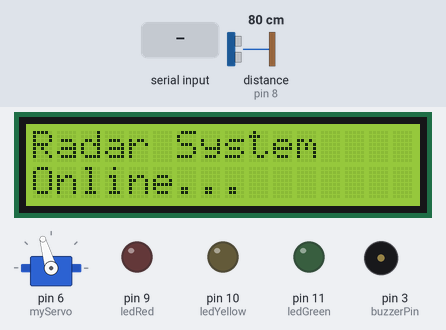
The sketch below on a simulated Arduino Uno, built with avr-gcc and run on an emulated ATmega328P. Parts: servo, 16×2 character LCD, output pins drawn as LEDs (lit = HIGH), buzzer (waves = sounding, pin HIGH). Wiring (inferred from the names in the program): ultrasonic range finder: trigger pin 7; echo pin 8. The inputs (shaded band) are chosen by the test bench; at power-on: distance to the obstacle (sensor on pin 8) 80 cm. The echo pulse lasts 58.3 µs per cm; pins used as bus, display or sensor lines are not drawn; what the sketch prints to the serial monitor is not drawn.

Above: at 1.2 s.
1.3 s: "30,150\n" received over Serial
At 2.2 s:
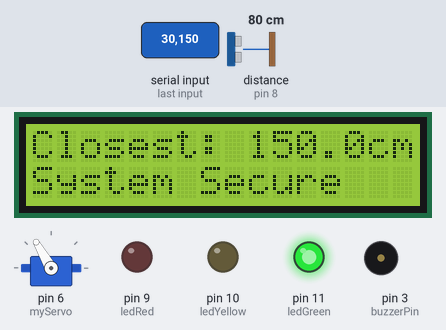
4.2 s: "90\n" received over Serial
At 5.0 s:
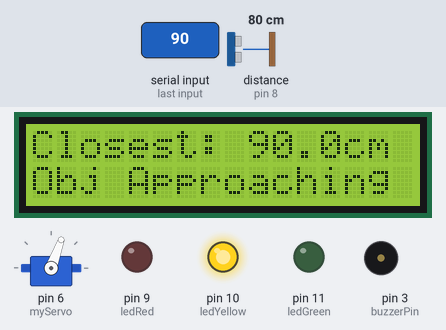
7.2 s: distance to the obstacle (sensor on pin 8) set to 18 cm
10.2 s: "90,45\n" received over Serial
At 11.1 s:
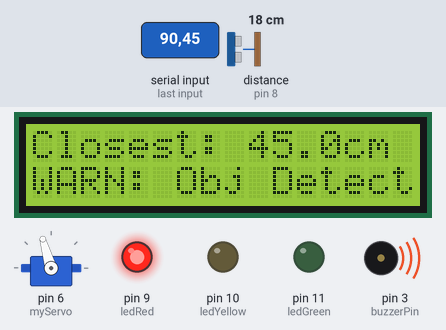
13.2 s: "5\n" received over Serial
At 14.44 s:
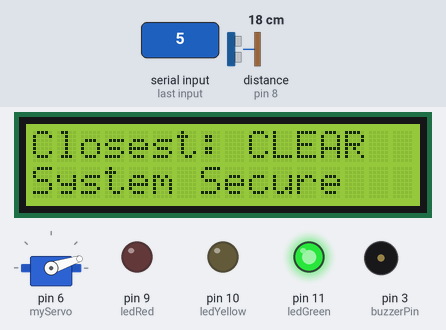
14.7 s: "90,45\n" received over Serial
At 15.6 s:
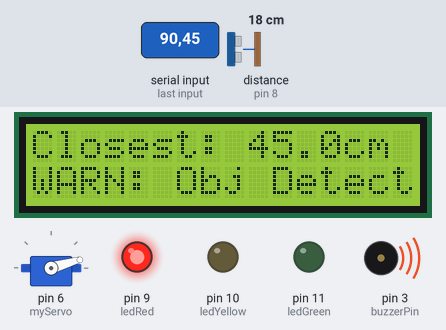
Timing chart, 0 to 17.2 s (numbered marks = the images above; inputs shaded):
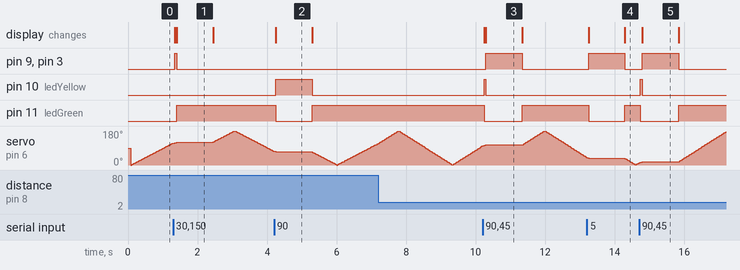

Measured:
- after the input at 1.3 s, pin 9 (ledRed), pin 3 (buzzerPin): LOW → HIGH at once, → LOW 0.05 s later; pin 11 (ledGreen): LOW → HIGH after 0.10 s; the display: first changes at once (image 1 shows a later state)
- after the input at 4.2 s, pin 10 (ledYellow): LOW → HIGH after 0.05 s, → LOW 1.1 s later; pin 11 (ledGreen): HIGH → LOW after 0.05 s, → HIGH 1.1 s later; the display: changes after 0.05 s (image 2)
- after the input at 10.2 s, pin 9 (ledRed), pin 3 (buzzerPin): LOW → HIGH after 0.10 s, → LOW 1.0 s later; pin 10 (ledYellow): LOW → HIGH after 0.05 s, → LOW 0.05 s later; pin 11 (ledGreen): HIGH → LOW after 0.05 s, → HIGH 1.1 s later; the display: first changes after 0.05 s (image 3 shows a later state)
- after the input at 13.2 s, pin 9 (ledRed), pin 3 (buzzerPin): LOW → HIGH after 0.05 s, → LOW 1.0 s later; pin 11 (ledGreen): HIGH → LOW after 0.05 s, → HIGH 1.0 s later; the display: first changes after 0.05 s (image 4 shows a later state)
- after the input at 14.7 s, pin 9 (ledRed), pin 3 (buzzerPin): LOW → HIGH after 0.09 s, → LOW 1.0 s later; pin 10 (ledYellow): LOW → HIGH at once, → LOW 0.05 s later; pin 11 (ledGreen): HIGH → LOW at once, → HIGH 1.1 s later; the display: changes after 0.09 s (image 5)
- by itself, servo on pin 6 (myServo): rises from 102° to 180° in 1.7 s, then falls to 38° in 1.2 s
- what the display in image 1 shows lasts 1.0 s, from 1.4 s to 2.4 s

The sketch:

sketch_may26a.ino
```cpp
#include <Servo.h>
#include <Wire.h>
#include <LiquidCrystal_I2C.h>


const int trigPin = 7;
const int echoPin = 8;
Servo myServo;


const int ledGreen = 11;
const int ledYellow = 10;
const int ledRed = 9;


const int buzzerPin = 3;


LiquidCrystal_I2C lcd(0x27, 16, 2);

void setup() {

  pinMode(trigPin, OUTPUT);
  pinMode(echoPin, INPUT);


  pinMode(ledGreen, OUTPUT);
  pinMode(ledYellow, OUTPUT);
  pinMode(ledRed, OUTPUT);
  pinMode(buzzerPin, OUTPUT);


  myServo.attach(6);
  Serial.begin(9600);


  lcd.init();
  lcd.backlight();
  lcd.setCursor(0, 0);
  lcd.print("Radar System");
  lcd.setCursor(0, 1);
  lcd.print("Online...");
}

void loop() {

  for(int i=0; i<=180; i+=2){
    myServo.write(i);
    delay(15);
    float distanceCm = getDistanceCm();

    Serial.print(distanceCm);
    Serial.print(",");
    Serial.println(i);

    checkSerialFromProcessing();
  }


  for(int i=180; i>0; i-=2){
    myServo.write(i);
    delay(15);
    float distanceCm = getDistanceCm();

    Serial.print(distanceCm);
    Serial.print(",");
    Serial.println(i);

    checkSerialFromProcessing();
  }
}


float getDistanceCm() {
  digitalWrite(trigPin, LOW);
  delayMicroseconds(2);
  digitalWrite(trigPin, HIGH);
  delayMicroseconds(10);
  digitalWrite(trigPin, LOW);

  long duration = pulseIn(echoPin, HIGH, 12000);
  if (duration == 0) {
    return 999;
  }
  return (duration * 0.0343) / 2.0;
}


void checkSerialFromProcessing() {
  if (Serial.available() > 0) {
    float closestDist = Serial.parseFloat();

    lcd.clear();


    lcd.setCursor(0, 0);
    lcd.print("Closest: ");
    if (closestDist >= 200 || closestDist <= 0) {
      lcd.print("CLEAR");
    } else {
      lcd.print(closestDist, 1);
      lcd.print("cm");
    }

    lcd.setCursor(0, 1);


    if (closestDist <= 50.0 && closestDist > 0) {
      lcd.print("WARN: Obj Detect");
      digitalWrite(ledRed, HIGH);
      digitalWrite(ledYellow, LOW);
      digitalWrite(ledGreen, LOW);

      digitalWrite(buzzerPin, HIGH);
    }

    else if (closestDist > 50.0 && closestDist <= 100.0) {
      lcd.print("Obj Approaching");
      digitalWrite(ledRed, LOW);
      digitalWrite(ledYellow, HIGH);
      digitalWrite(ledGreen, LOW);

      digitalWrite(buzzerPin, LOW);
    }

    else {
      lcd.print("System Secure");
      digitalWrite(ledRed, LOW);
      digitalWrite(ledYellow, LOW);
      digitalWrite(ledGreen, HIGH);

      digitalWrite(buzzerPin, LOW);
    }
  }
}
```
